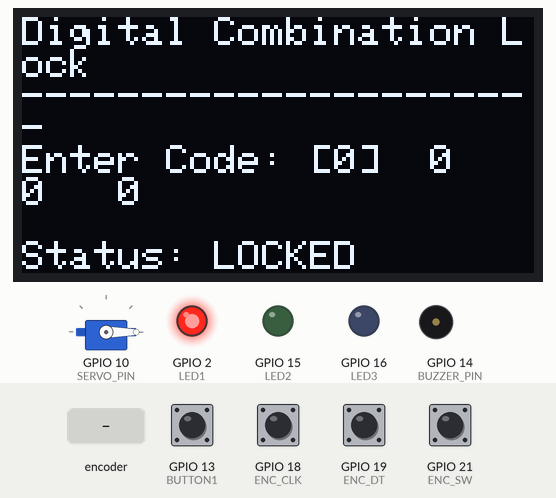
This program was run on a simulated ESP32-S3. Parts: servo, 128×64 one-colour display, output pins drawn as LEDs (lit = HIGH), buzzer (waves = sounding). The test bench sets the inputs (shaded band); at power-on: GPIO 13 (BUTTON1), GPIO 18 (ENC_CLK), GPIO 19 (ENC_DT), GPIO 21 (ENC_SW) HIGH. What the program prints to the serial monitor is not drawn.

Above: at 1.7 s.
1.8 s: GPIO 21 (ENC_SW) pulled LOW for 1 s
At 2.8 s:
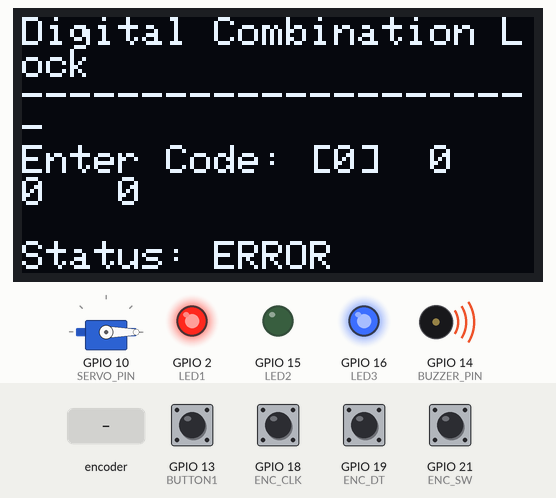
3.4 s: GPIO 21 (ENC_SW) pulled LOW for 3.2 s
At 6.89 s:
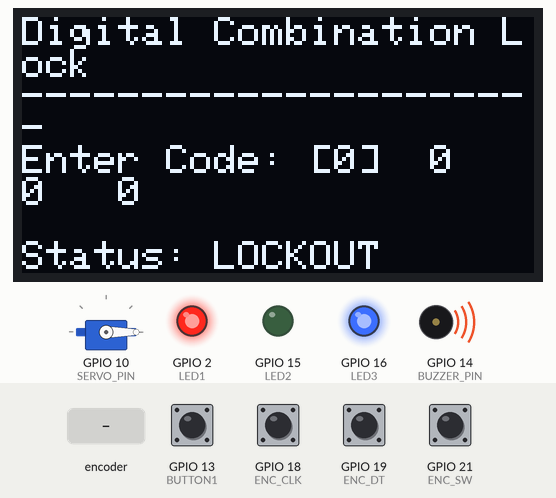
7.2 s: GPIO 13 (BUTTON1) pulled LOW for 0.15 s
At 7.57 s:
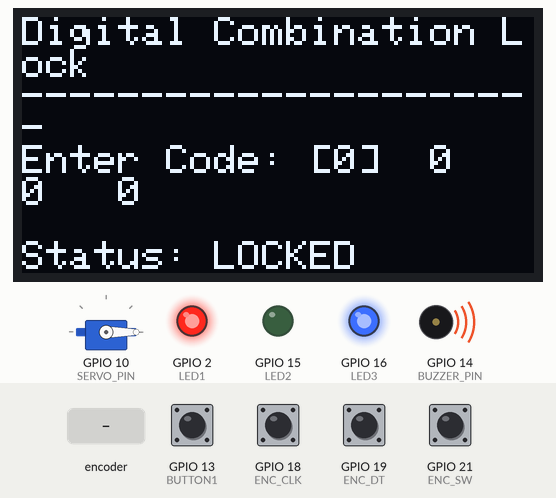
7.9 s: rotary encoder on GPIO 18 (ENC_CLK) / GPIO 19 (ENC_DT) turned 1 step (first pin leading)
9.6 s: rotary encoder on GPIO 18 (ENC_CLK) / GPIO 19 (ENC_DT) turned 1 step (first pin leading)
11.4 s: GPIO 13 (BUTTON1) pulled LOW for 1 s
At 11.63 s:
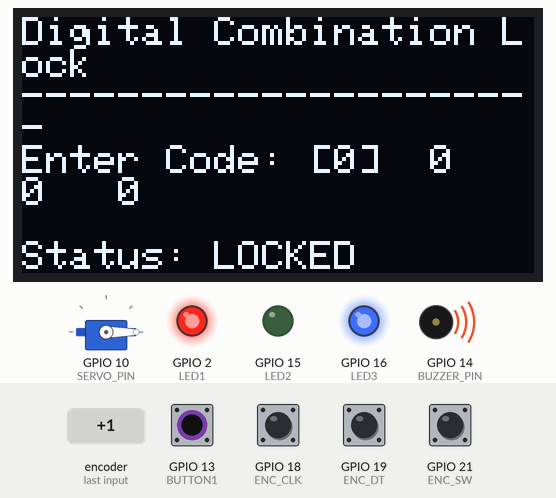
Timing chart, 0 to 14.0 s (numbered marks = the images above; inputs shaded):
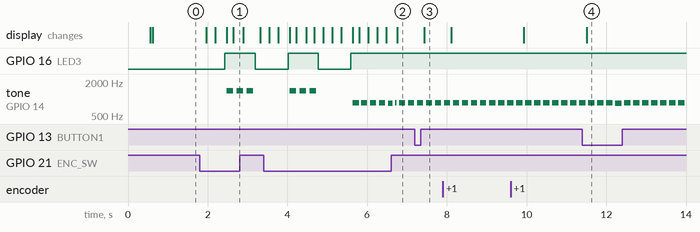

The program:

main.cpp
```cpp
#include <Arduino.h>
#include "freertos/FreeRTOS.h"
#include "freertos/task.h"
#include <ESP32Servo.h>
#include <Wire.h>
#include <Adafruit_GFX.h>
#include <Adafruit_SSD1306.h>

// ================= PIN DEFINISI =================
#define LED1 2    // Locked
#define LED2 15   // Unlocked
#define LED3 16   // Error

#define BUTTON1 13 // Reset input (optional)

#define BUZZER_PIN 14

#define ENC_CLK 18
#define ENC_DT  19
#define ENC_SW  21

#define SERVO_PIN 10
Servo myServo;

#define SCREEN_WIDTH 128
#define SCREEN_HEIGHT 64
#define OLED_SDA 8
#define OLED_SCL 9
#define OLED_ADDR 0x3C

Adafruit_SSD1306 display(SCREEN_WIDTH, SCREEN_HEIGHT, &Wire, -1);

// ==== Global Resource (Queue, Semaphore, Mutex) ====
QueueHandle_t qEncoder;
QueueHandle_t qCommand;
SemaphoreHandle_t semVerify;
SemaphoreHandle_t mutexCode;

// ==== Code Storage ====
String savedCode = "1234";
String entered = "";
int currentDigit = 0;

enum LockState_t { STATE_LOCKED, STATE_UNLOCKED, STATE_ERROR, STATE_LOCKOUT };
volatile LockState_t lockState = STATE_LOCKED;

volatile int encoderValue = 0;
int lastClk = 0;


int errorCount = 0;
const int MAX_ERRORS = 3;
const int CODE_LEN = 4;
const int UNLOCK_TIMEOUT_MS = 8000; // 8 detik

// Servo angles
const int SERVO_LOCK_ANGLE = 0;
const int SERVO_UNLOCK_ANGLE = 90;

int digitIndex = 0;       // digit aktif (0..3)
int digits[4] = {0,0,0,0}; // masing-masing digit 0–9

// Encoder event codes
//  1 = CW (increase digit)
// -1 = CCW (decrease digit)
//  2 = SW pressed (confirm/save digit)
typedef int16_t encoder_event_t;

// Forward declarations
void TaskEncoder(void *parameter);
void TaskOLED(void *parameter);
void TaskVerify(void *parameter);
void TaskButton1(void *parameter);
void TaskLockControl(void *parameter);
void setupTasks();

enum LockCommand { CMD_UNLOCK, CMD_WRONG, CMD_LOCKOUT };


// ---------------- Utility helpers ----------------
void buzzerTone(int freq, int duration_ms) {
    int period_us = 1000000 / freq;  // periode gelombang
    int half = period_us / 2;

    unsigned long start = millis();
    while (millis() - start < duration_ms) {
        digitalWrite(BUZZER_PIN, HIGH);
        delayMicroseconds(half);
        digitalWrite(BUZZER_PIN, LOW);
        delayMicroseconds(half);
    }
}

void buzzerBeep(int duration_ms = 150) {
    buzzerTone(1500, duration_ms);
}

void buzzerBeepTimes(int times, int duration_ms = 150, int gap_ms = 100) {
    for (int i = 0; i < times; i++) {
        buzzerTone(1500, duration_ms);
        vTaskDelay(gap_ms / portTICK_PERIOD_MS);
    }
}


void resetPassword() {
    // Reset digit input
    for (int i = 0; i < 4; i++) digits[i] = 0;
    digitIndex = 0;

    // Reset error counter
    errorCount = 0;

    // Reset entered code
    if (xSemaphoreTake(mutexCode, portMAX_DELAY)) {
        entered = "";
        xSemaphoreGive(mutexCode);
    }

    // Kembalikan state ke LOCKED
    lockState = STATE_LOCKED;

    Serial.println("🔄 resetPassword(): Input dan error direset.");
}


// =====================================================
// =============== TASK DEFINISI ========================
// =====================================================
// --- TaskButton1: reset input when BUTTON1 pressed ---
void TaskButton1(void *pvParameters) {
    pinMode(BUTTON1, INPUT_PULLUP);

    for (;;) {
        if (digitalRead(BUTTON1) == LOW) {
            // Tombol ditekan (aktif LOW)
            resetPassword();
            Serial.println("Password reset oleh BUTTON1");

            // Biar tidak double-trigger
            vTaskDelay(pdMS_TO_TICKS(250));
        }

        vTaskDelay(pdMS_TO_TICKS(10));
    }
}


// --- TaskOLED: tampilkan entered code + status ---
void TaskOLED(void *parameter) {
  Serial.printf("✅ OLED Task Running on Core %d\n", xPortGetCoreID());
  Wire.begin(OLED_SDA, OLED_SCL);

  if (!display.begin(SSD1306_SWITCHCAPVCC, OLED_ADDR)) {
    Serial.println("❌ OLED gagal diinisialisasi");
    vTaskDelete(NULL);
  }

  for (;;) {
    // copy protected data
    String enteredCopy;
    LockState_t stateCopy;
    if(xSemaphoreTake(mutexCode, (TickType_t)10) == pdTRUE) {
      enteredCopy = entered;
      stateCopy = lockState;
      xSemaphoreGive(mutexCode);
    } else {
      enteredCopy = entered;
      stateCopy = lockState;
    }

    display.clearDisplay();
    display.setTextSize(1);
    display.setTextColor(SSD1306_WHITE);
    display.setCursor(0, 0);
    display.println("Digital Combination Lock");
    display.println("----------------------");
    display.print("Enter Code: ");
    for (int i=0; i<4; i++) {
      if (i == digitIndex) display.print("[");
      else display.print(" ");

      display.print(digits[i]);

      if (i == digitIndex) display.print("]");
      else display.print(" ");

      display.print(" ");
    }

    display.println();
    display.println();
    display.print("Status: ");
    switch(stateCopy){
      case STATE_LOCKED: display.println("LOCKED"); break;
      case STATE_UNLOCKED: display.println("UNLOCKED"); break;
      case STATE_ERROR: display.println("ERROR"); break;
      case STATE_LOCKOUT: display.println("LOCKOUT"); break;
    }
    display.display();
    vTaskDelay(200 / portTICK_PERIOD_MS);
  }
}

// --- TaskEncoder: baca rotary encoder, kirim event ke queue ---
void TaskEncoder(void *parameter) {
  pinMode(ENC_CLK, INPUT);
  pinMode(ENC_DT, INPUT);
  pinMode(ENC_SW, INPUT_PULLUP);

  int lastCLK = digitalRead(ENC_CLK);

  for(;;) {
    int currentCLK = digitalRead(ENC_CLK);

    // ROTATION
    if (lastCLK == LOW && currentCLK == HIGH) {
      if (digitalRead(ENC_DT) == HIGH)
        digits[digitIndex] = (digits[digitIndex] + 1) % 10;   // CW
      else
        digits[digitIndex] = (digits[digitIndex] + 9) % 10;   // CCW

      Serial.printf("Digit[%d] = %d\n", digitIndex, digits[digitIndex]);
    }
    lastCLK = currentCLK;

    // BUTTON PRESS → lock digit
    if (digitalRead(ENC_SW) == LOW) {
      Serial.println("SW pressed → next digit");

      digitIndex++;

      if (digitIndex >= 4) {
        digitIndex = 0;

        // Convert digits to string
        String code = "";
        for (int i=0; i<4; i++) code += String(digits[i]);

        Serial.println("CODE ENTERED = " + code);

        // Copy into global “entered”
        if (xSemaphoreTake(mutexCode, portMAX_DELAY)) {
          entered = code;
          xSemaphoreGive(mutexCode);
        }

        // Trigger verification
        xSemaphoreGive(semVerify);
      }

      vTaskDelay(200 / portTICK_PERIOD_MS);
    }

    vTaskDelay(2 / portTICK_PERIOD_MS);
  }
}


// --- TaskVerify: menunggu semVerify, verifikasi kode, kontrol servo/buzzer/led ---
void TaskVerify(void *p){
  for(;;){
    // tunggu encoder menekan tombol 4x (kode lengkap)
    if(xSemaphoreTake(semVerify, portMAX_DELAY)){

      String codeCopy;
      String savedCopy;

      // copy protected
      if(xSemaphoreTake(mutexCode, portMAX_DELAY)){
        codeCopy = entered;
        savedCopy = savedCode;
        entered = "";       // reset buffer
        xSemaphoreGive(mutexCode);
      }

      Serial.println("🔍 VERIFY CODE = " + codeCopy);

      // --------------------
      // 1. Cek jika benar
      // --------------------
      if(codeCopy == savedCopy){
        errorCount = 0;
        LockCommand cmd = CMD_UNLOCK;
        xQueueSend(qCommand, &cmd, 0);
        continue;

      }

      // --------------------
      // 2. Salah → tambahkan error
      // --------------------
      errorCount++;
      Serial.println("❌ WRONG CODE!");

      if(errorCount >= MAX_ERRORS){
        LockCommand cmd = CMD_LOCKOUT;
        xQueueSend(qCommand, &cmd, 0);
      }
      else {
        LockCommand cmd = CMD_WRONG;
        xQueueSend(qCommand, &cmd, 0);
      }
    }
  }
}


void TaskLockControl(void *parameter){
  LockCommand cmd;
  Serial.println("🔔 TaskLockControl started - waiting for commands...");

  for(;;){
    if(xQueueReceive(qCommand, &cmd, portMAX_DELAY)){
      Serial.printf("🎯 LockControl received command: %d\n", cmd);
      Serial.println("📍 Current lockState: " + String(lockState));

      if(cmd == CMD_UNLOCK){
        Serial.println("✅ CODE BENAR - MEMBUKA KUNCI");

        // Update state
        lockState = STATE_UNLOCKED;
        Serial.println("🔄 State changed to UNLOCKED");

        // LED: matikan LED1, nyalakan LED2
        digitalWrite(LED1, LOW);
        digitalWrite(LED2, HIGH);
        Serial.println("💡 LED: RED OFF, GREEN ON");

        // Bunyi konfirmasi
        Serial.println("🔊 Playing beep...");
        buzzerBeep(300);
        Serial.println("🔊 Beep completed");
        noTone(BUZZER_PIN);   // hentikan tone agar timer servo tidak ketimpa
        vTaskDelay(20);
        // Gerakkan servo ke UNLOCK - dengan debugging ekstra
        Serial.printf("🔄 Moving servo to UNLOCK position: %d degrees\n", SERVO_UNLOCK_ANGLE);

        // Test servo dengan cara berbeda
        Serial.println("🔧 Checking servo attachment...");
        if(myServo.attached()) {
          Serial.println("✅ Servo is attached");
        } else {
          Serial.println("❌ Servo is NOT attached - reattaching...");
          myServo.attach(SERVO_PIN, 500, 2400);
        }

        // Gerakkan servo secara bertahap untuk testing
        Serial.println("🎬 Starting servo movement...");
        myServo.write(SERVO_UNLOCK_ANGLE);
        Serial.println("📝 Servo write command sent");

        // Beri waktu untuk servo bergerak
        vTaskDelay(1000 / portTICK_PERIOD_MS);
        Serial.println("🔓 SERVO SHOULD BE UNLOCKED NOW - Checking movement");

        // Tunggu 8 detik dalam state UNLOCKED
        Serial.println("⏳ Waiting 8 seconds in UNLOCKED state...");
        for(int i = 8; i > 0; i--) {
          Serial.println("⏰ " + String(i) + " seconds remaining...");
          vTaskDelay(1000 / portTICK_PERIOD_MS);
        }

        // Otomatis kunci kembali
        Serial.printf("🔄 Moving servo to LOCK position: %d degrees\n", SERVO_LOCK_ANGLE);
        myServo.write(SERVO_LOCK_ANGLE);
        Serial.println("🔒 SERVO LOCKED");

        // Kembali ke state LOCKED
        digitalWrite(LED2, LOW);
        digitalWrite(LED1, HIGH);
        lockState = STATE_LOCKED;
        Serial.println("💡 LED: GREEN OFF, RED ON - Back to LOCKED state");
        Serial.println("🔄 State changed to LOCKED");
      }

      else if(cmd == CMD_WRONG){
        Serial.println("❌ CODE SALAH - Processing wrong code");
        lockState = STATE_ERROR;

        digitalWrite(LED3, HIGH);
        Serial.println("💡 LED: BLUE ON (Error)");
        buzzerBeepTimes(3);
        Serial.println("🔊 Buzzer beeped 3 times");
        digitalWrite(LED3, LOW);
        Serial.println("💡 LED: BLUE OFF");

        // Reset input digit
        for (int i = 0; i < 4; i++) digits[i] = 0;
        digitIndex = 0;

        // Reset entered string
        if (xSemaphoreTake(mutexCode, portMAX_DELAY)) {
            entered = "";
            xSemaphoreGive(mutexCode);
        }


        lockState = STATE_LOCKED;
      }

      else if(cmd == CMD_LOCKOUT){
        Serial.println("🚨 LOCKOUT 10 DETIK!");
        lockState = STATE_LOCKOUT;

        digitalWrite(LED3, HIGH);
        Serial.println("💡 LED: BLUE ON (Lockout)");

        // Alarm 10 detik
        Serial.println("🚨 BUZZER ALARM for 10 seconds");
        for(int i = 0; i < 100; i++) {
          buzzerTone(900, 50);
          vTaskDelay(50 / portTICK_PERIOD_MS);
        }

        digitalWrite(LED3, LOW);
        Serial.println("💡 LED: BLUE OFF");

        // reset error & input
        errorCount = 0;
        entered = "";

        lockState = STATE_LOCKED;
        digitalWrite(LED1, HIGH);
        myServo.write(SERVO_LOCK_ANGLE);

        Serial.println("🔓 LOCKOUT SELESAI - System reset");
      }
    }
  }
}


// =====================================================
// =================== SETUP ============================
// =====================================================
void setup() {
  Serial.begin(115200);
  delay(500);

  Serial.println("\n===== Combination Lock - INIT =====");

  // -------------------------------
  // 1. Setup pin awal
  // -------------------------------
  pinMode(LED1, OUTPUT);
  pinMode(LED2, OUTPUT);
  pinMode(LED3, OUTPUT);
  pinMode(BUZZER_PIN, OUTPUT);

  digitalWrite(LED1, HIGH);   // LOCKED (sesuai flowchart)
  digitalWrite(LED2, LOW);
  digitalWrite(LED3, LOW);

  // -------------------------------
  // 2. Servo inisialisasi (LOCKED)
  // -------------------------------
  Serial.println("🔧 Initializing servo...");
  myServo.attach(SERVO_PIN, 500, 2400);
  myServo.write(SERVO_LOCK_ANGLE);
  Serial.println("✅ Servo initialized to LOCK position.");

  // -------------------------------
  // 3. Encoder siap
  // -------------------------------
  pinMode(ENC_CLK, INPUT);
  pinMode(ENC_DT, INPUT);
  pinMode(ENC_SW, INPUT_PULLUP);

  // -------------------------------
  // 4. OLED inisialisasi
  // -------------------------------
  Wire.begin(OLED_SDA, OLED_SCL);
  if (!display.begin(SSD1306_SWITCHCAPVCC, OLED_ADDR)) {
    Serial.println("❌ OLED Gagal");
  } else {
    display.clearDisplay();
    display.setTextSize(1);
    display.setTextColor(SSD1306_WHITE);

    display.setCursor(0, 0);
    display.println("Digital Combination Lock");
    display.println("----------------");
    display.println("Status: LOCKED");
    display.println("Enter Code...");
    display.display();
  }

  // -------------------------------
  // 5. Inisialisasi kode & status
  // -------------------------------
  entered = "";
  digitIndex = 0;
  lockState = STATE_LOCKED;  // tampilan OLED juga baca ini

  // -------------------------------
  // 6. Queue & Semaphore
  // -------------------------------
  qEncoder = xQueueCreate(10, sizeof(encoder_event_t));
  semVerify = xSemaphoreCreateBinary();
  mutexCode = xSemaphoreCreateMutex();
  qCommand = xQueueCreate(5, sizeof(LockCommand));

  // -------------------------------
  // 7. Create Tasks
  // -------------------------------
  xTaskCreatePinnedToCore(TaskEncoder, "Encoder", 4096, NULL, 3, NULL, 1);
  xTaskCreatePinnedToCore(TaskOLED, "OLED", 4096, NULL, 2, NULL, 1);
  xTaskCreatePinnedToCore(TaskLockControl, "LockCtrl", 4096, NULL, 5, NULL, 0);
  xTaskCreatePinnedToCore(TaskVerify, "Verify", 4096, NULL, 4, NULL, 0);

  // Optional:
  xTaskCreatePinnedToCore(TaskButton1, "Btn1", 2048, NULL, 2, NULL, 1);

}


// ================= LOOP =================
void loop() {
  // small idle so loop doesn't hog CPU
  vTaskDelay(10 / portTICK_PERIOD_MS);
}
```

Measured:
- after the input at 1.8 s, GPIO 16 (LED3): LOW → HIGH after 0.63 s, → LOW 0.76 s later; tone on GPIO 14 (BUZZER_PIN): plays 1401 Hz for 0.16 s, 1401 Hz for 0.16 s, 1395 Hz for 0.16 s, starting after 0.68 s; the display: first changes after 0.17 s (image 1 shows a later state)
- after the input at 3.4 s, GPIO 16 (LED3): LOW → HIGH after 0.62 s, → LOW 0.76 s later, → HIGH 0.81 s later; tone on GPIO 14 (BUZZER_PIN): plays 1401 Hz for 0.16 s, 1400 Hz for 0.16 s, 1401 Hz for 0.16 s, 863 Hz for 0.16 s, 864 Hz for 0.16 s, 863 Hz for 0.16 s … (11 notes in this stretch), starting after 0.66 s
- after the input at 7.2 s, the display: changes after 0.24 s (image 3)
- after the input at 11.4 s, the display: changes after 0.11 s (image 4)
